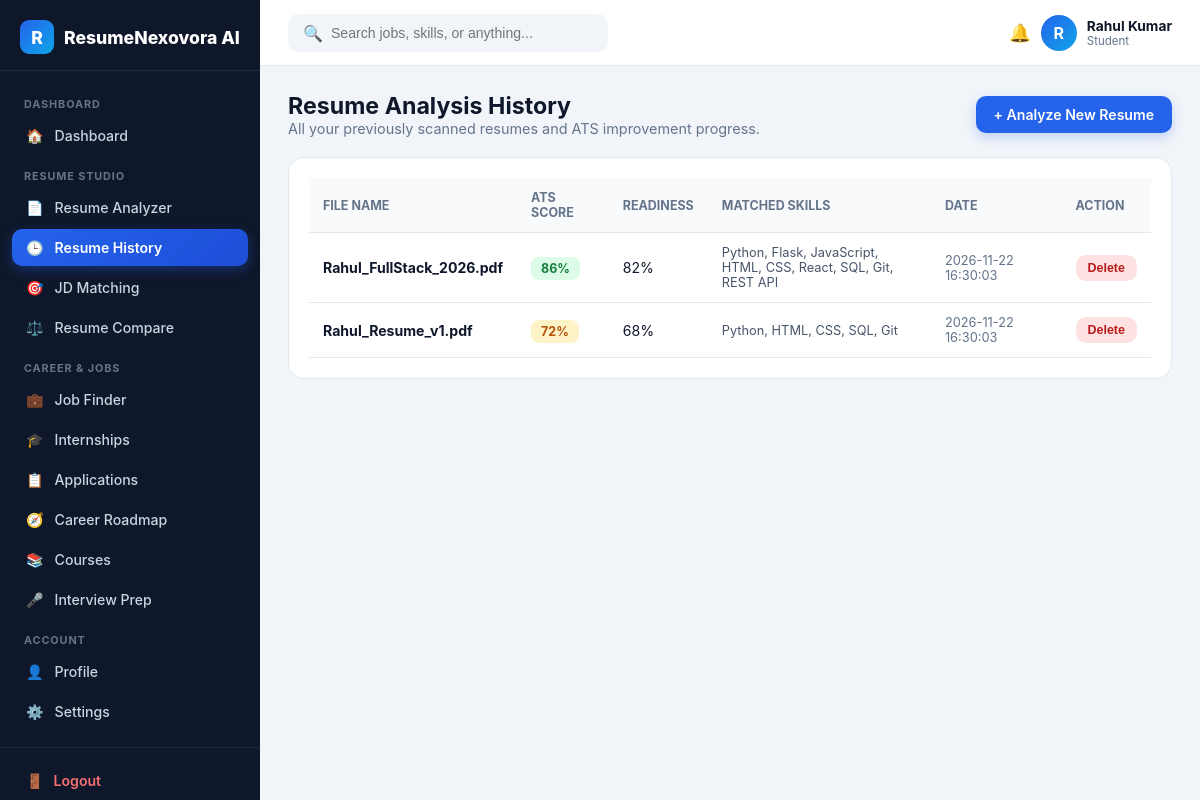
The app's page /student/history (signed in) with its own data.
### tables this page shows
CREATE TABLE users (
        id INTEGER PRIMARY KEY AUTOINCREMENT,
        full_name TEXT NOT NULL,
        email TEXT UNIQUE NOT NULL,
        password_hash TEXT NOT NULL,
        role TEXT NOT NULL DEFAULT 'student',
        target_role TEXT DEFAULT 'Full Stack Developer',
        college TEXT DEFAULT 'St. Ann''s College of Engineering & Technology',
        status TEXT DEFAULT 'Active',
        created_at TIMESTAMP DEFAULT CURRENT_TIMESTAMP
    );

CREATE TABLE resumes (
        id INTEGER PRIMARY KEY AUTOINCREMENT,
        user_id INTEGER NOT NULL,
        file_name TEXT NOT NULL,
        raw_text TEXT,
        ats_score INTEGER NOT NULL,
        readiness_score INTEGER NOT NULL,
        matched_skills TEXT,
        missing_skills TEXT,
        suggestions TEXT,
        uploaded_at TIMESTAMP DEFAULT CURRENT_TIMESTAMP,
        FOREIGN KEY (user_id) REFERENCES users(id)
    );

### app.py (the view)
@app.route("/student/history")
@student_required
def student_history():
    conn = get_db()
    user = conn.execute("SELECT * FROM users WHERE id = ?", (session["user_id"],)).fetchone()
    resumes = conn.execute(
        "SELECT * FROM resumes WHERE user_id = ? ORDER BY uploaded_at DESC, id DESC",
        (session["user_id"],)
    ).fetchall()
    conn.close()
    return render_template("student/history.html", active_page="history", user=user, resumes=resumes)

### utils/db_setup.py (called while the page is built)
def get_db():
    conn = sqlite3.connect(Config.DATABASE_PATH)
    conn.row_factory = sqlite3.Row
    return conn

### templates/student/history.html (shortened to what this page needs)
{% extends "student/layout.html" %}
{% block content %}
<div style="display: flex; justify-content: space-between; align-items: center; margin-bottom: 20px;">
    <div>
        <h2 style="font-size: 1.45rem;">Resume Analysis History</h2>
        <p style="color: #64748b; font-size: 0.9rem;">All your previously scanned resumes and ATS improvement progress.</p>
    </div>
    <a href="{{ url_for('student_analyzer') }}" class="btn btn-primary">+ Analyze New Resume</a>
</div>
<div class="card">
    {% if resumes %}
      <table class="data-table">
          <thead>
              <tr>
                  <th>File Name</th>
                  <th>ATS Score</th>
                  <th>Readiness</th>
                  <th>Matched Skills</th>
                  <th>Date</th>
                  <th>Action</th>
              </tr>
          </thead>
          <tbody>
              {% for r in resumes %}
                <tr>
                    <td><strong>{{ r['file_name'] }}</strong></td>
                    <td>
                        <span class="score-pill {% if r['ats_score'] >= 80 %}score-high{% elif r['ats_score'] >= 60 %}score-mid{% else %}score-low{% endif %}">
                            {{ r['ats_score'] }}%
                        </span>
                    </td>
                    <td>{{ r['readiness_score'] }}%</td>
                    <td style="max-width: 280px; font-size: 0.8rem; color: #475569;">{{ r['matched_skills'] or '—' }}</td>
                    <td style="font-size: 0.8rem; color: #64748b;">{{ r['uploaded_at'] }}</td>
                    <td>
                        <form method="POST" action="{{ url_for('delete_resume', resume_id=r['id']) }}" onsubmit="return confirm('Delete this resume record?');">
                            <button type="submit" class="btn btn-danger-sm">Delete</button>
                        </form>
                    </td>
                </tr>
              {% endfor %}
          </tbody>
      </table>
    {% else %}
      <p style="color: #64748b;">No resume history found yet.</p>
    {% endif %}
</div>
{% endblock %}

### templates/student/layout.html (shortened to what this page needs)
<!DOCTYPE html>
<html lang="en">
<head>
    <link rel="stylesheet" href="{{ url_for('static', filename='css/student.css') }}">
</head>
<body>
<aside class="sidebar">
    <a href="{{ url_for('student_dashboard') }}" class="sidebar-brand">
        <div class="logo-box">R</div>
        <span>ResumeNexovora AI</span>
    </a>
    <nav class="sidebar-nav">
        <div class="nav-section-label">DASHBOARD</div>
        <a href="{{ url_for('student_dashboard') }}" class="nav-item {% if active_page == 'dashboard' %}active{% endif %}">
            <span>🏠</span> Dashboard
        </a>
        <div class="nav-section-label">RESUME STUDIO</div>
        <a href="{{ url_for('student_analyzer') }}" class="nav-item {% if active_page == 'analyzer' %}active{% endif %}">
            <span>📄</span> Resume Analyzer
        </a>
        <a href="{{ url_for('student_history') }}" class="nav-item {% if active_page == 'history' %}active{% endif %}">
            <span>🕒</span> Resume History
        </a>
        <a href="{{ url_for('student_jd_matcher') }}" class="nav-item {% if active_page == 'jd_matcher' %}active{% endif %}">
            <span>🎯</span> JD Matching
        </a>
        <a href="{{ url_for('student_compare') }}" class="nav-item {% if active_page == 'compare' %}active{% endif %}">
            <span>⚖️</span> Resume Compare
        </a>
        <div class="nav-section-label">CAREER &amp; JOBS</div>
        <a href="{{ url_for('student_jobs', type='Full-Time') }}" class="nav-item {% if active_page == 'jobs' %}active{% endif %}">
            <span>💼</span> Job Finder
        </a>
        <a href="{{ url_for('student_jobs', type='Internship') }}" class="nav-item">
            <span>🎓</span> Internships
        </a>
        <a href="{{ url_for('student_applications') }}" class="nav-item {% if active_page == 'applications' %}active{% endif %}">
            <span>📋</span> Applications
        </a>
        <a href="{{ url_for('student_roadmap') }}" class="nav-item {% if active_page == 'roadmap' %}active{% endif %}">
            <span>🧭</span> Career Roadmap
        </a>
        <a href="{{ url_for('student_roadmap') }}" class="nav-item">
            <span>📚</span> Courses
        </a>
        <a href="{{ url_for('student_interview_prep') }}" class="nav-item {% if active_page == 'interview' %}active{% endif %}">
            <span>🎤</span> Interview Prep
        </a>
        <div class="nav-section-label">ACCOUNT</div>
        <a href="{{ url_for('student_profile') }}" class="nav-item {% if active_page == 'profile' %}active{% endif %}">
            <span>👤</span> Profile
        </a>
        <a href="{{ url_for('student_profile') }}" class="nav-item">
            <span>⚙️</span> Settings
        </a>
    </nav>
    <div class="sidebar-footer">
        <a href="{{ url_for('logout') }}" class="logout-link">
            <span>🚪</span> Logout
        </a>
    </div>
</aside>
<div class="main-wrapper">
    <header class="topbar">
        <div class="search-box">
            <span>🔍</span>
            <input type="text" id="quickSearchInput" placeholder="Search jobs, skills, or anything...">
        </div>
        <div class="user-chip">
            <span style="font-size: 1.1rem; cursor: pointer;" title="Notifications">🔔</span>
            <div class="avatar-circle">{{ user['full_name'][0] | upper }}</div>
            <div>
                <div style="font-size: 0.86rem; font-weight: 700;">{{ user['full_name'] }}</div>
                <div style="font-size: 0.72rem; color: #64748b;">Student</div>
            </div>
        </div>
    </header>
    <main class="content-area">
        {% block content %}{% endblock %}
    </main>
</div>
</body>
</html>

### static/css/student.css (style rules this page uses)
:root { --sidebar-bg: #0f172a; --sidebar-hover: #1e293b; --primary: #2563eb; --primary-light: #eff6ff; --accent: #0ea5e9; --bg-page: #f1f5f9; --card-bg: #ffffff; --text-main: #0f172a; --text-muted: #64748b; --border: #e2e8f0; --success: #16a34a; --warning: #d97706; --danger: #dc2626; }
* { box-sizing: border-box; margin: 0; padding: 0; }
body { font-family: 'Plus Jakarta Sans', 'Inter', -apple-system, BlinkMacSystemFont, 'Segoe UI', Roboto, sans-serif; background: var(--bg-page); color: var(--text-main); display: flex; min-height: 100vh; }
.sidebar { width: 260px; background: var(--sidebar-bg); color: #cbd5e1; display: flex; flex-direction: column; position: fixed; top: 0; bottom: 0; left: 0; overflow-y: auto; z-index: 50; }
.sidebar-brand { padding: 20px 20px 16px; display: flex; align-items: center; gap: 10px; color: white; font-weight: 800; font-size: 1.1rem; border-bottom: 1px solid #1e293b; text-decoration: none; }
.sidebar-brand .logo-box { width: 34px; height: 34px; border-radius: 9px; background: linear-gradient(135deg, #2563eb, #0ea5e9); display: flex; align-items: center; justify-content: center; font-weight: 800; }
.sidebar-nav { padding: 14px 12px; flex: 1; }
.nav-section-label { font-size: 0.68rem; font-weight: 700; letter-spacing: 0.08em; color: #64748b; padding: 12px 12px 6px; text-transform: uppercase; }
.nav-item { display: flex; align-items: center; gap: 11px; padding: 10px 14px; border-radius: 10px; color: #cbd5e1; text-decoration: none; font-size: 0.88rem; font-weight: 500; margin-bottom: 3px; transition: all 0.18s; }
.nav-item.active { background: linear-gradient(135deg, #2563eb, #1d4ed8); color: white; font-weight: 600; box-shadow: 0 4px 12px rgba(37, 99, 235, 0.35); }
.sidebar-footer { padding: 14px 12px; border-top: 1px solid #1e293b; }
.logout-link { display: flex; align-items: center; gap: 10px; padding: 10px 14px; border-radius: 10px; color: #f87171; text-decoration: none; font-size: 0.88rem; font-weight: 600; }
.main-wrapper { margin-left: 260px; flex: 1; display: flex; flex-direction: column; min-width: 0; }
.topbar { background: white; height: 66px; padding: 0 28px; border-bottom: 1px solid var(--border); display: flex; align-items: center; justify-content: space-between; position: sticky; top: 0; z-index: 40; }
.search-box { display: flex; align-items: center; background: #f1f5f9; border-radius: 10px; padding: 8px 14px; width: 320px; border: 1px solid transparent; }
.search-box input { border: none; background: transparent; outline: none; width: 100%; font-size: 0.88rem; margin-left: 8px; }
.user-chip { display: flex; align-items: center; gap: 10px; }
.avatar-circle { width: 36px; height: 36px; border-radius: 50%; background: linear-gradient(135deg, #2563eb, #0ea5e9); color: white; font-weight: 700; display: flex; align-items: center; justify-content: center; }
.content-area { padding: 26px 28px 48px; max-width: 1360px; width: 100%; }
.btn { display: inline-flex; align-items: center; justify-content: center; gap: 7px; padding: 10px 18px; border-radius: 10px; font-weight: 600; font-size: 0.88rem; text-decoration: none; border: none; cursor: pointer; transition: all 0.18s; }
.btn-primary { background: var(--primary); color: white; box-shadow: 0 4px 12px rgba(37, 99, 235, 0.25); }
.btn-danger-sm { background: #fee2e2; color: #b91c1c; padding: 6px 12px; font-size: 0.78rem; }
.card { background: white; border: 1px solid var(--border); border-radius: 16px; padding: 20px; }
.score-pill { padding: 4px 10px; border-radius: 8px; font-size: 0.78rem; font-weight: 700; }
.score-high { background: #dcfce7; color: #15803d; }
.score-mid { background: #fef3c7; color: #b45309; }
table.data-table { width: 100%; border-collapse: collapse; font-size: 0.88rem; }
table.data-table th, table.data-table td { padding: 12px 14px; text-align: left; border-bottom: 1px solid var(--border); }
table.data-table th { background: #f8fafc; color: var(--text-muted); font-weight: 700; font-size: 0.78rem; text-transform: uppercase; }

### records on screen
users: full_name "R", full_name "Rahul Kumar"
resumes: file_name "Rahul_FullStack_2026.pdf", ats_score "86", readiness_score "82", matched_skills "Python, Flask, JavaScript, HTML, CSS, React, SQL, Git, REST API", uploaded_at "2026-11-22 16:30:03"
resumes: file_name "Rahul_Resume_v1.pdf", ats_score "72", readiness_score "68", matched_skills "Python, HTML, CSS, SQL, Git", uploaded_at "2026-11-22 16:30:03"
